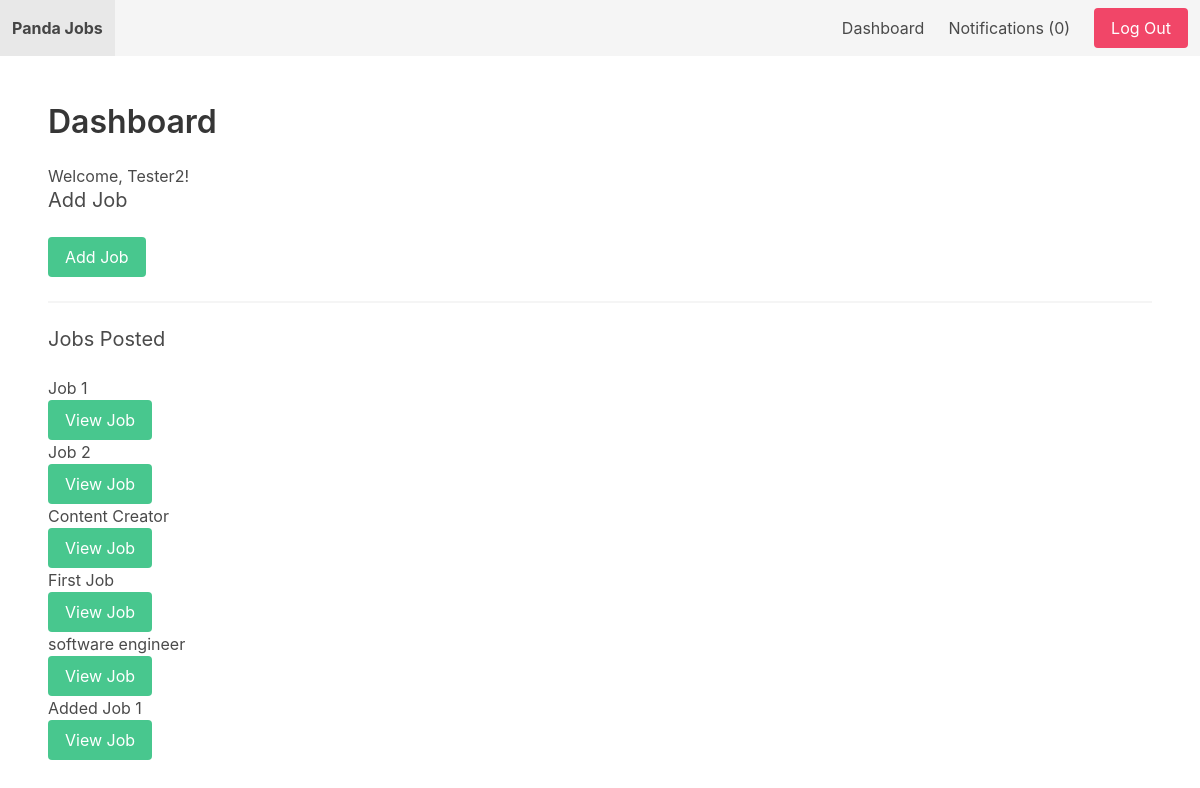
The app's page /userprofile/dashboard/ (signed in) with its own data.
### apps/jobs/models.py (models this page shows, shortened)
class Job(models.Model):
    SIZE_1_9 = 'size_1_9'
    SIZE_10_49 = 'size_10_49'
    SIZE_50_99 = 'size_50_99'
    SIZE_100 = 'size_100'
    SIZE_CHOICES = (
        (SIZE_1_9, '1-9'),
        (SIZE_10_49, '10-49'),
        (SIZE_50_99, '50-99'),
        (SIZE_100, '100+'),
    )
    title = models.CharField(max_length=100)
    summary = models.TextField()
    full_description = models.TextField()
    company_name = models.CharField(max_length=100)
    company_location = models.CharField(max_length=100, blank=True, null=True)
    company_size = models.CharField(max_length=20, choices=SIZE_CHOICES, default=SIZE_1_9)
    created_by= models.ForeignKey(User, related_name='jobs', on_delete=models.CASCADE)
    created_at = models.DateTimeField(auto_now_add=True)
    updated_at = models.DateTimeField(auto_now=True)
    is_active = models.BooleanField(default=True)

### apps/userprofile/views.py (the view)
# urls.py: path('dashboard/', dashboard, name='dashboard'),
@login_required
def dashboard(request):
    return render(request, 'dashboard.html', {'userprofile':request.user.userprofile})

### apps/notifications/context_processors.py (called while the page is built)
def notification(request):
    if request.user.is_authenticated:
        return {'notifications': request.user.notifications.filter(is_read=False)}
    else:
        return {'notifications': []}

### apps/userprofile/templates/dashboard.html (shortened to what this page needs)
{% extends 'base.html' %}
{% block content %}
    <h1 class="title">Dashboard</h1>
    <p>Welcome, {{ request.user.username }}!</p>
    {% if userprofile.is_employer %}
        <h2 class="subtitle">Add Job</h2>
        <a href="{% url 'add_job' %}" class="button is-success">Add Job</a>
        <hr>
        <h2 class="subtitle">Jobs Posted</h2>
        {% for job in request.user.jobs.all %}
            <div class="job">
                <p>{{ job.title }}</p>
                <a class="button is-success" href="{% url 'view_dashboard_job' job.id %}">View Job</a>
            </div>
        {% empty %}
            <p>You don't have any jobs yet.</p>
        {% endfor %}
    {% endif %}
{% endblock %}

### records on screen
Job: title "Job 1"
Job: title "Job 2"
Job: title "Content Creator"
Job: title "First Job"
Job: title "software engineer"
Job: title "Added Job 1"

### other values on screen
{{ notifications.count }} "0"
{{ request.user.username }} "Tester2"
